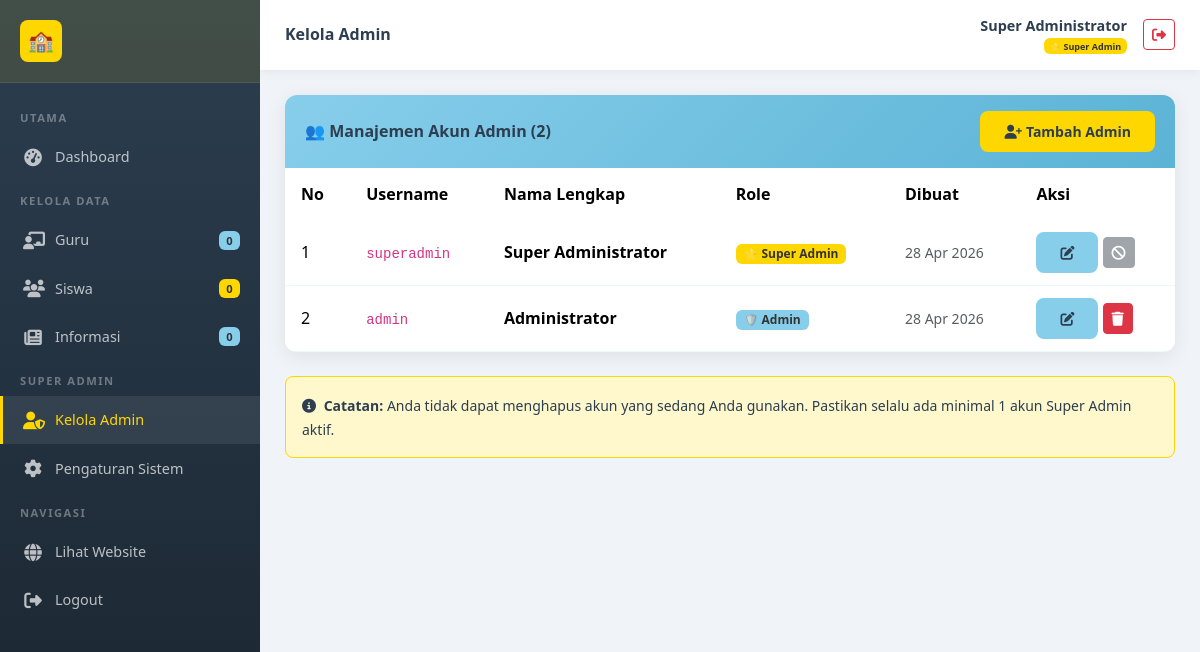
Screenshot of /admin/users/index.php (signed in) with the database file from the repository.
### tables this page shows
CREATE TABLE IF NOT EXISTS users (
    id INT AUTO_INCREMENT PRIMARY KEY,
    username VARCHAR(50) NOT NULL UNIQUE,
    password VARCHAR(255) NOT NULL,
    nama_lengkap VARCHAR(100) NOT NULL,
    role ENUM('admin', 'superadmin') NOT NULL DEFAULT 'admin',
    created_at TIMESTAMP DEFAULT CURRENT_TIMESTAMP,
    updated_at TIMESTAMP DEFAULT CURRENT_TIMESTAMP ON UPDATE CURRENT_TIMESTAMP
);

### admin/users/index.php (the view, shortened to what this page needs)
<?php
$judul_halaman = 'Kelola Admin';
$halaman_admin = 'users';
require_once __DIR__ . '/../includes/admin_header.php';
$result = mysqli_query($koneksi, "SELECT * FROM users ORDER BY role DESC, nama_lengkap ASC");
$total = mysqli_num_rows($result);
?>
<div class="card-admin">
    <div class="card-header-admin">
        <h5>👥 Manajemen Akun Admin (<?= $total ?>)</h5>
        <a href="tambah.php" class="btn btn-sm btn-kuning"><i class="fas fa-user-plus me-1"></i>Tambah Admin</a>
    </div>
    <div class="p-0">
        <table class="table table-custom table-hover mb-0">
            <thead>
                <tr><th>No</th><th>Username</th><th>Nama Lengkap</th><th>Role</th><th>Dibuat</th><th>Aksi</th></tr>
            </thead>
            <tbody>
                <?php $no=1; while ($user = mysqli_fetch_assoc($result)): ?>
                <tr>
                    <td><?= $no++ ?></td>
                    <td><code><?= htmlspecialchars($user['username']) ?></code></td>
                    <td><strong><?= htmlspecialchars($user['nama_lengkap']) ?></strong></td>
                    <td>
                        <?php if ($user['role']==='superadmin'): ?>
                        <span class="badge" style="background:var(--kuning);color:#333;">⭐ Super Admin</span>
                        <?php else: ?>
                        <span class="badge" style="background:var(--biru-muda);color:#333;">🛡️ Admin</span>
                        <?php endif; ?>
                    </td>
                    <td class="text-muted small"><?= date('d M Y', strtotime($user['created_at'])) ?></td>
                    <td>
                        <a href="edit.php?id=<?= $user['id'] ?>" class="btn btn-sm btn-biru"><i class="fas fa-edit"></i></a>
                        <?php if ($user['id'] != $_SESSION['user_id']): ?>
                        <a href="hapus.php?id=<?= $user['id'] ?>" class="btn btn-sm btn-danger btn-hapus"><i class="fas fa-trash"></i></a>
                        <?php else: ?>
                        <button class="btn btn-sm btn-secondary" disabled title="Tidak bisa hapus akun sendiri"><i class="fas fa-ban"></i></button>
                        <?php endif; ?>
                    </td>
                </tr>
                <?php endwhile; ?>
            </tbody>
        </table>
    </div>
</div>
<div class="mt-4 p-3 rounded-3" style="background:var(--kuning-light);border:1px solid var(--kuning);">
    <small><i class="fas fa-info-circle me-1"></i> <strong>Catatan:</strong> Anda tidak dapat menghapus akun yang sedang Anda gunakan. Pastikan selalu ada minimal 1 akun Super Admin aktif.</small>
</div>
<?php require_once __DIR__ . '/../includes/admin_footer.php'; ?>

### admin/includes/admin_header.php (shortened to what this page needs)
<?php
require_once __DIR__ . '/../../koneksi.php';
$role = $_SESSION['role'];
$halaman_admin = $halaman_admin ?? '';
$total_guru = mysqli_fetch_assoc(mysqli_query($koneksi, "SELECT COUNT(*) as t FROM guru"))['t'];
$total_siswa = mysqli_fetch_assoc(mysqli_query($koneksi, "SELECT COUNT(*) as t FROM siswa"))['t'];
$total_info = mysqli_fetch_assoc(mysqli_query($koneksi, "SELECT COUNT(*) as t FROM informasi"))['t'];
?>
<!DOCTYPE html>
<html lang="id">
<head>
    <link rel="stylesheet" href="https://cdn.jsdelivr.net/npm/bootstrap@5.3.2/dist/css/bootstrap.min.css">
    <link rel="stylesheet" href="https://cdnjs.cloudflare.com/ajax/libs/font-awesome/6.5.0/css/all.min.css">
    <link rel="stylesheet" href="<?= BASE_URL ?>assets/css/style.css">
</head>
<body>
<div class="admin-sidebar" id="sidebar">
    <div class="sidebar-brand">
        <div class="brand-icon">🏫</div>
    </div>
    <div class="nav-menu">
        <div class="nav-section">Utama</div>
        <div class="nav-item">
            <a href="<?= BASE_URL ?>admin/dashboard.php" class="<?= $halaman_admin==='dashboard'?'active':'' ?>">
                <span class="nav-icon"><i class="fas fa-tachometer-alt"></i></span> Dashboard
            </a>
        </div>
        <div class="nav-section">Kelola Data</div>
        <div class="nav-item">
            <a href="<?= BASE_URL ?>admin/guru/" class="<?= $halaman_admin==='guru'?'active':'' ?>">
                <span class="nav-icon"><i class="fas fa-chalkboard-teacher"></i></span> Guru
                <span class="ms-auto badge" style="background:var(--biru-muda);color:#333;font-size:0.7rem;"><?= $total_guru ?></span>
            </a>
        </div>
        <div class="nav-item">
            <a href="<?= BASE_URL ?>admin/siswa/" class="<?= $halaman_admin==='siswa'?'active':'' ?>">
                <span class="nav-icon"><i class="fas fa-users"></i></span> Siswa
                <span class="ms-auto badge" style="background:var(--kuning);color:#333;font-size:0.7rem;"><?= $total_siswa ?></span>
            </a>
        </div>
        <div class="nav-item">
            <a href="<?= BASE_URL ?>admin/informasi/" class="<?= $halaman_admin==='informasi'?'active':'' ?>">
                <span class="nav-icon"><i class="fas fa-newspaper"></i></span> Informasi
                <span class="ms-auto badge" style="background:var(--biru-muda);color:#333;font-size:0.7rem;"><?= $total_info ?></span>
            </a>
        </div>
        <?php if ($role === 'superadmin'): ?>
        <div class="nav-section">Super Admin</div>
        <div class="nav-item">
            <a href="<?= BASE_URL ?>admin/users/" class="<?= $halaman_admin==='users'?'active':'' ?>">
                <span class="nav-icon"><i class="fas fa-user-shield"></i></span> Kelola Admin
            </a>
        </div>
        <div class="nav-item">
            <a href="<?= BASE_URL ?>admin/pengaturan.php" class="<?= $halaman_admin==='pengaturan'?'active':'' ?>">
                <span class="nav-icon"><i class="fas fa-cog"></i></span> Pengaturan Sistem
            </a>
        </div>
        <?php endif; ?>
        <div class="nav-section">Navigasi</div>
        <div class="nav-item">
            <a href="<?= BASE_URL ?>index.php" target="_blank">
                <span class="nav-icon"><i class="fas fa-globe"></i></span> Lihat Website
            </a>
        </div>
        <div class="nav-item">
            <a href="<?= BASE_URL ?>admin/logout.php" class="btn-logout">
                <span class="nav-icon"><i class="fas fa-sign-out-alt"></i></span> Logout
            </a>
        </div>
    </div>
</div>
<div class="admin-main">
    <div class="admin-topbar">
        <div class="d-flex align-items-center gap-3">
            <div>
                <h6 class="mb-0 fw-bold"><?= $judul_halaman ?? 'Dashboard' ?></h6>
            </div>
        </div>
        <div class="d-flex align-items-center gap-3">
            <div class="text-end d-none d-sm-block">
                <div class="fw-semibold" style="font-size:0.9rem;"><?= htmlspecialchars($_SESSION['nama_lengkap']) ?></div>
                <div class="text-muted" style="font-size:0.75rem;">
                    <?php if ($role === 'superadmin'): ?>
                    <span class="badge" style="background:var(--kuning);color:#333;">⭐ Super Admin</span>
                    <?php else: ?>
                    <span class="badge" style="background:var(--biru-muda);color:#333;">🛡️ Admin</span>
                    <?php endif; ?>
                </div>
            </div>
            <a href="<?= BASE_URL ?>admin/logout.php" class="btn btn-sm btn-outline-danger btn-logout"><i class="fas fa-sign-out-alt"></i></a>
        </div>
    </div>
    <div class="admin-content">

### admin/includes/admin_footer.php (shortened to what this page needs)
    </div>
</div>
</body>
</html>

### assets/css/style.css (style rules this page uses)
:root { --kuning: #FFD700; --kuning-dark: #e6c200; --kuning-light: #fff8cc; --biru-muda: #87CEEB; --biru-dark: #5bb3d5; --biru-light: #e8f6fc; --putih: #FFFFFF; --abu: #f8f9fa; --teks-gelap: #2c3e50; --teks-abu: #6c757d; --shadow: 0 4px 20px rgba(0,0,0,0.08); --shadow-hover: 0 8px 30px rgba(0,0,0,0.15); --radius: 12px; --radius-sm: 8px; --transition: all 0.3s ease; }
* { box-sizing: border-box; }
body { font-family: 'Segoe UI', Tahoma, Geneva, Verdana, sans-serif; color: var(--teks-gelap); background: var(--putih); }
a { text-decoration: none; transition: var(--transition); }
.table-custom thead { background: linear-gradient(135deg, var(--biru-muda), var(--biru-dark)); color: var(--teks-gelap); }
.table-custom thead th { font-weight: 600; border: none; padding: 14px 16px; }
.table-custom tbody tr { transition: var(--transition); }
.table-custom tbody td { padding: 12px 16px; vertical-align: middle; border-color: rgba(135,206,235,0.15); }
.btn-kuning { background: var(--kuning); color: var(--teks-gelap); border: none; font-weight: 600; padding: 10px 24px; border-radius: var(--radius-sm); transition: var(--transition); }
.btn-biru { background: var(--biru-muda); color: var(--teks-gelap); border: none; font-weight: 600; padding: 10px 24px; border-radius: var(--radius-sm); transition: var(--transition); }
.admin-sidebar { width: 260px; min-height: 100vh; background: linear-gradient(180deg, var(--teks-gelap) 0%, #1a252f 100%); position: fixed; left: 0; top: 0; z-index: 100; transition: var(--transition); overflow-y: auto; }
.admin-sidebar .sidebar-brand { background: rgba(255,215,0,0.1); padding: 20px; border-bottom: 1px solid rgba(255,255,255,0.08); display: flex; align-items: center; gap: 12px; }
.admin-sidebar .sidebar-brand .brand-icon { width: 42px; height: 42px; background: var(--kuning); border-radius: var(--radius-sm); display: flex; align-items: center; justify-content: center; font-size: 1.3rem; flex-shrink: 0; }
.admin-sidebar .nav-menu { padding: 15px 0; }
.admin-sidebar .nav-section { font-size: 0.7rem; text-transform: uppercase; color: rgba(255,255,255,0.35); padding: 12px 20px 6px; letter-spacing: 1.5px; font-weight: 600; }
.admin-sidebar .nav-item a { display: flex; align-items: center; gap: 12px; padding: 11px 20px; color: rgba(255,255,255,0.7); font-weight: 500; font-size: 0.9rem; transition: var(--transition); border-left: 3px solid transparent; }
.admin-sidebar .nav-item a:hover, .admin-sidebar .nav-item a.active { background: rgba(255,255,255,0.08); color: var(--kuning); border-left-color: var(--kuning); }
.admin-sidebar .nav-item a .nav-icon { font-size: 1.1rem; width: 20px; text-align: center; }
.admin-main { margin-left: 260px; min-height: 100vh; background: #f0f4f8; transition: var(--transition); }
.admin-topbar { background: var(--putih); padding: 15px 25px; box-shadow: 0 2px 10px rgba(0,0,0,0.06); display: flex; align-items: center; justify-content: space-between; position: sticky; top: 0; z-index: 99; }
.admin-content { padding: 25px; }
.card-admin { background: var(--putih); border-radius: var(--radius); box-shadow: var(--shadow); overflow: hidden; }
.card-admin .card-header-admin { background: linear-gradient(135deg, var(--biru-muda), var(--biru-dark)); padding: 16px 20px; display: flex; align-items: center; justify-content: space-between; }
.card-admin .card-header-admin h5 { color: var(--teks-gelap); font-weight: 700; margin: 0; font-size: 1rem; }

### rows the page displays
users: username "superadmin", nama_lengkap "Super Administrator", role "⭐ Super Admin", created_at "28 Apr 2026"
users: username "admin", nama_lengkap "Administrator", role "🛡️ Admin", created_at "28 Apr 2026"

### other values shown
$total_guru "0"
$total_siswa "0"
$total_info "0"
$judul_halaman "Kelola Admin"
$_SESSION['nama_lengkap'] "Super Administrator"
$total "2"
